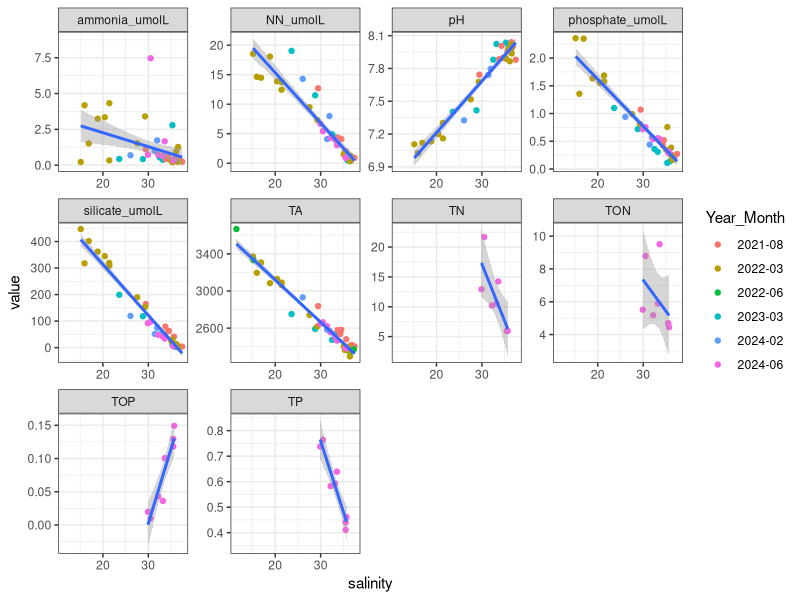

Reproduce this figure in R.
### discrete Seep data ####


library(tidyverse)
library(here)


##### read in data ############

Data<-read_csv(here("Data","Varari","DiscreteSeep.csv"))


#### plot some relationships

Data %>% select(salinity:ammonia_umolL, pH, TN, TP, Seep_Spring, Year_Month)%>%
   mutate(TON = TN - (NN_umolL+ammonia_umolL),
         TOP = TP-phosphate_umolL) %>% # calculate TON and TOP for the few samples we have
  pivot_longer(cols = c(TA:TP, TON, TOP))%>%
  filter(Seep_Spring == "Seep")%>%
  ggplot(aes(x = salinity,y = value))+
  geom_point(aes(color = Year_Month))+
  geom_smooth(method = "lm")+
#  coord_trans(y = "log")+
  theme_bw()+
  facet_wrap(~name, scales = "free")

# calculate TON and TOP for the few samples we have

Data %>%
  mutate(TON = TN - NN_umolL-ammonia_umolL,
         TOP = TP-phosphate_umolL)
  
